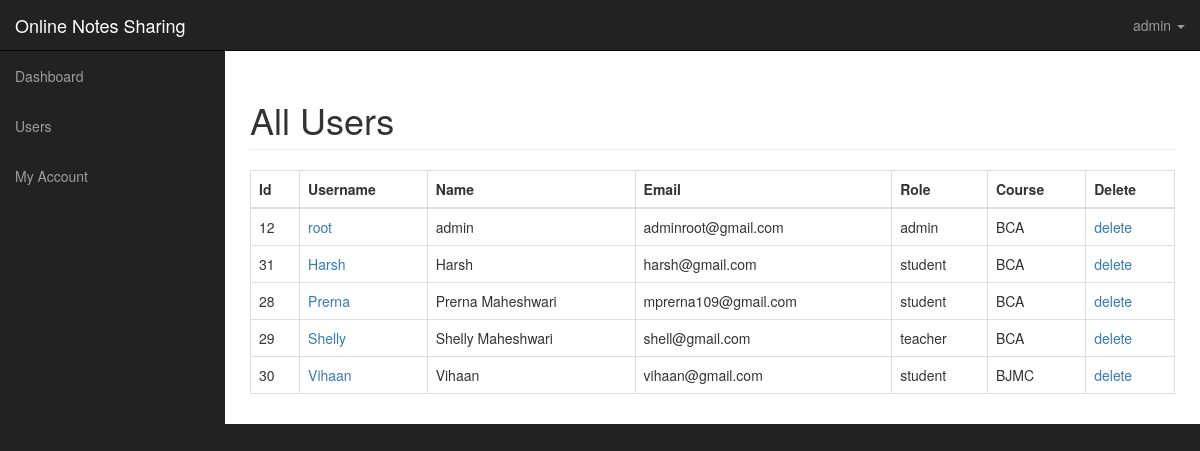
/dashboard/users.php (signed in), run on the app's committed database.
### tables this page shows
CREATE TABLE IF NOT EXISTS `users` (
  `id` int(11) NOT NULL AUTO_INCREMENT,
  `username` varchar(225) NOT NULL,
  `name` varchar(225) NOT NULL,
  `about` varchar(300) NOT NULL DEFAULT 'N/A',
  `role` varchar(225) NOT NULL,
  `email` varchar(225) NOT NULL,
  `token` varchar(225) NOT NULL,
  `gender` varchar(225) NOT NULL,
  `password` varchar(225) NOT NULL,
  `course` varchar(225) NOT NULL,
  `image` varchar(225) NOT NULL DEFAULT 'profile.jpg',
  `joindate` varchar(225) NOT NULL,
  PRIMARY KEY (`id`)
);

### dashboard/users.php (the view, shortened to what this page needs)
<?php include ('includes/connection.php');
include "includes/adminheader.php"; ?>
<?php if($_SESSION['role'] == 'admin')
{
	?>
	 <div id="wrapper">
    <?php include "includes/adminnav.php"; ?>
        <div id="page-wrapper">
            <div class="container-fluid">
                <div class="row">
                    <div class="col-lg-12">
                        <h1 class="page-header">
                            All Users
                        </h1>
    <table class="table table-bordered table-hover">
    <thead>
        <tr>
            <th>Id</th>
            <th>Username</th>
            <th>Name</th>
            <th>Email</th>
            <th>Role</th>
            <th>Course</th>
            <th>Delete</th>
        </tr>
    </thead>
    <tbody>
        <?php
            $query = "SELECT * FROM users ORDER BY name ASC ";
            $select_users = mysqli_query($conn, $query) or die(mysqli_error($conn));
            if (mysqli_num_rows($select_users) > 0 ) {
            while ($row = mysqli_fetch_array($select_users)) {
                $user_id = $row['id'];
                $username = $row['username'];
                $name = $row['name'];
                $user_email = $row['email'];
                $user_role = $row['role'];
                $user_course = $row['course'];
                echo "<tr>";
                echo "<td>$user_id</td>";
                echo "<td><a href='viewprofile.php?name=$username' target='_blank'> $username</a></td>";
                echo "<td>$name</td>";
                echo "<td>$user_email</td>";
                echo "<td>$user_role</td>";
                echo "<td>$user_course</td>";
                echo "<td><a onClick=\"javascript: return confirm('Are you sure you want to delete this user?')\" href='users.php?delete=$user_id'><i class='fa fa-times fa-lg'></i>delete</a></td>";
                echo "</tr>";
             }
        ?>
    </tbody>
 </table>
<?php
}
    ?>
    <?php } else {
    	header("location: index.php");
    }
    ?>
    </div>
    </div>
    </div>
    </div>
    </div>
</body>
</html>

### dashboard/includes/adminheader.php (shortened to what this page needs)
<!DOCTYPE html>
<html lang="en">
<head>
    <link href="css/bootstrap.min.css" rel="stylesheet">
    <link href="css/sb-admin.css" rel="stylesheet">
</head>
<body>

### dashboard/includes/adminnav.php (shortened to what this page needs)
 <nav class="navbar navbar-inverse navbar-fixed-top" role="navigation">
            <div class="navbar-header">
                <a class="navbar-brand" href="index">Online Notes Sharing</a>
            </div>
            <ul class="nav navbar-right top-nav">
                <li class="dropdown">
                    <a href="#" class="dropdown-toggle" data-toggle="dropdown"><i class="fa fa-user"></i> <?php echo $_SESSION['name']; ?> <b class="caret"></b></a>
                </li>
            </ul>
<div class="collapse navbar-collapse navbar-ex1-collapse">
                <ul class="nav navbar-nav side-nav">
                    <li>
                        <a href="index.php" class="active"><i class="fa fa-fw fa-dashboard"></i> Dashboard</a>
                    </li>
                <?php if($_SESSION['role'] == 'admin') {
                    ?>
                   <li>
                         <a href="javascript:;" data-toggle="collapse" data-target="#user"><i class="fa fa-fw fa-users"></i> Users <i class="fa fa-fw fa-caret-down"></i></a>
                    </li>
                    <li>
                        <a href="javascript:;" class="dropdown-toggle" data-toggle="collapse" data-target="#posts"><i class="fa fa-fw fa-file-text"></i> My Account <i class="fa fa-fw fa-caret-down"></i></a>
                        </li>
<?php } ?>
                </ul>
            </div>
        </nav>

### dashboard/css/sb-admin.css (style rules this page uses)
body { margin-top: 100px; background-color: #222; }
@media (min-width:768px) { body { margin-top: 50px; } }
#wrapper { padding-left: 0; }
#page-wrapper { width: 100%; padding: 0; background-color: #fff; }
@media (min-width:768px) { #wrapper { padding-left: 225px; } }
@media (min-width:768px) { #page-wrapper { padding: 10px; } }
.top-nav { padding: 0 15px; }
.top-nav>li { display: inline-block; float: left; }
.top-nav>li>a { padding-top: 15px; padding-bottom: 15px; line-height: 20px; color: #999; }
@media (min-width:768px) { .side-nav { position: fixed; top: 51px; left: 225px; width: 225px; margin-left: -225px; border: none; border-radius: 0; overflow-y: auto; background-color: #222; bottom: 0; overflow-x: hidden; padding-bottom: 40px; } }
@media (min-width:768px) { .side-nav>li>a { width: 225px; } }

### data on the page
users: id "12", username "root", name "admin", email "adminroot@gmail.com", role "admin", course "BCA"
users: id "31", username "Harsh", name "Harsh", email "harsh@gmail.com", role "student", course "BCA"
users: id "28", username "Prerna", name "Prerna Maheshwari", email "mprerna109@gmail.com", role "student", course "BCA"
users: id "29", username "Shelly", name "Shelly Maheshwari", email "shell@gmail.com", role "teacher", course "BCA"
users: id "30", username "Vihaan", name "Vihaan", email "vihaan@gmail.com", role "student", course "BJMC"

### other printed values
$_SESSION['name'] "admin"
